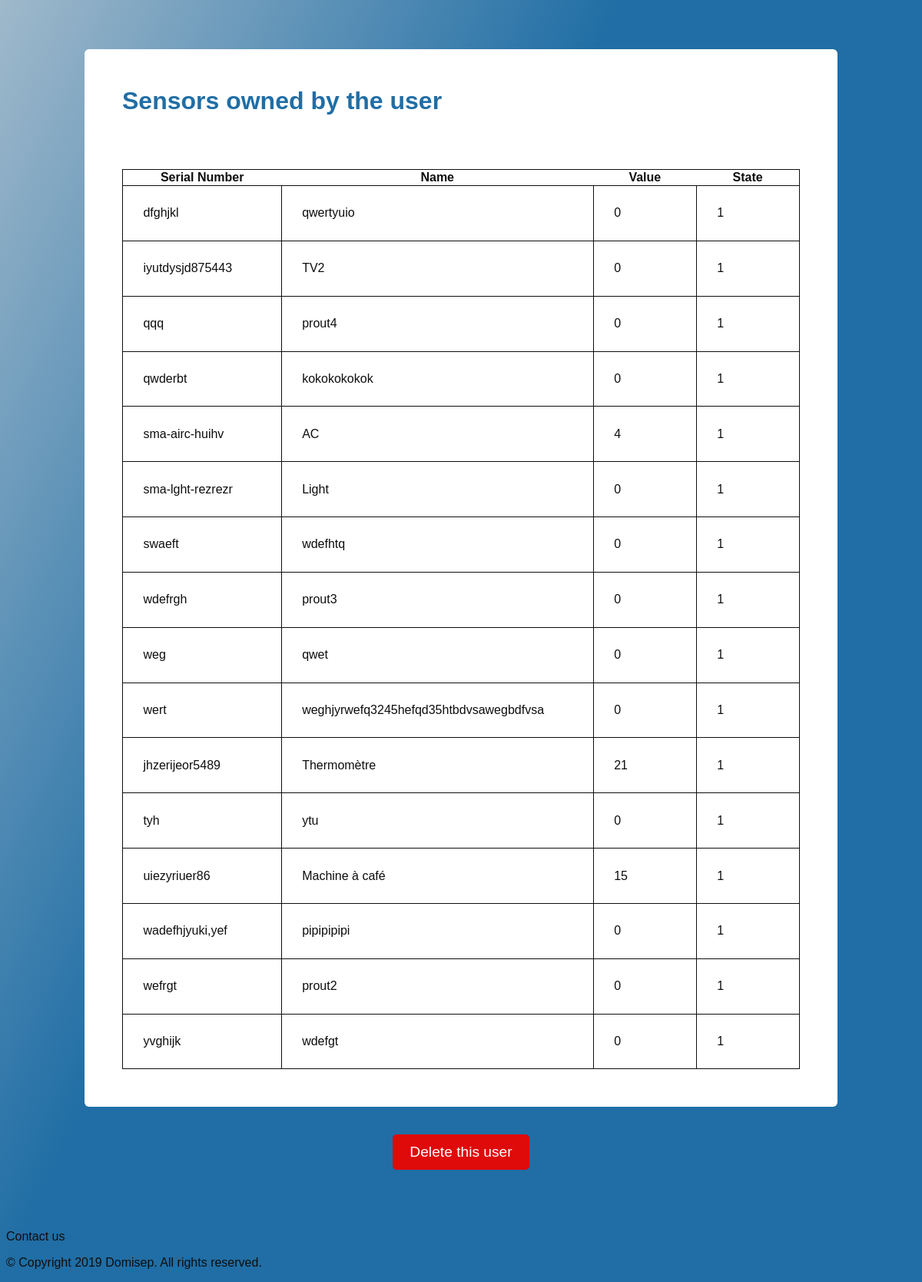
Before: /user-profile.php?id=5 (lower part) with the older database file.
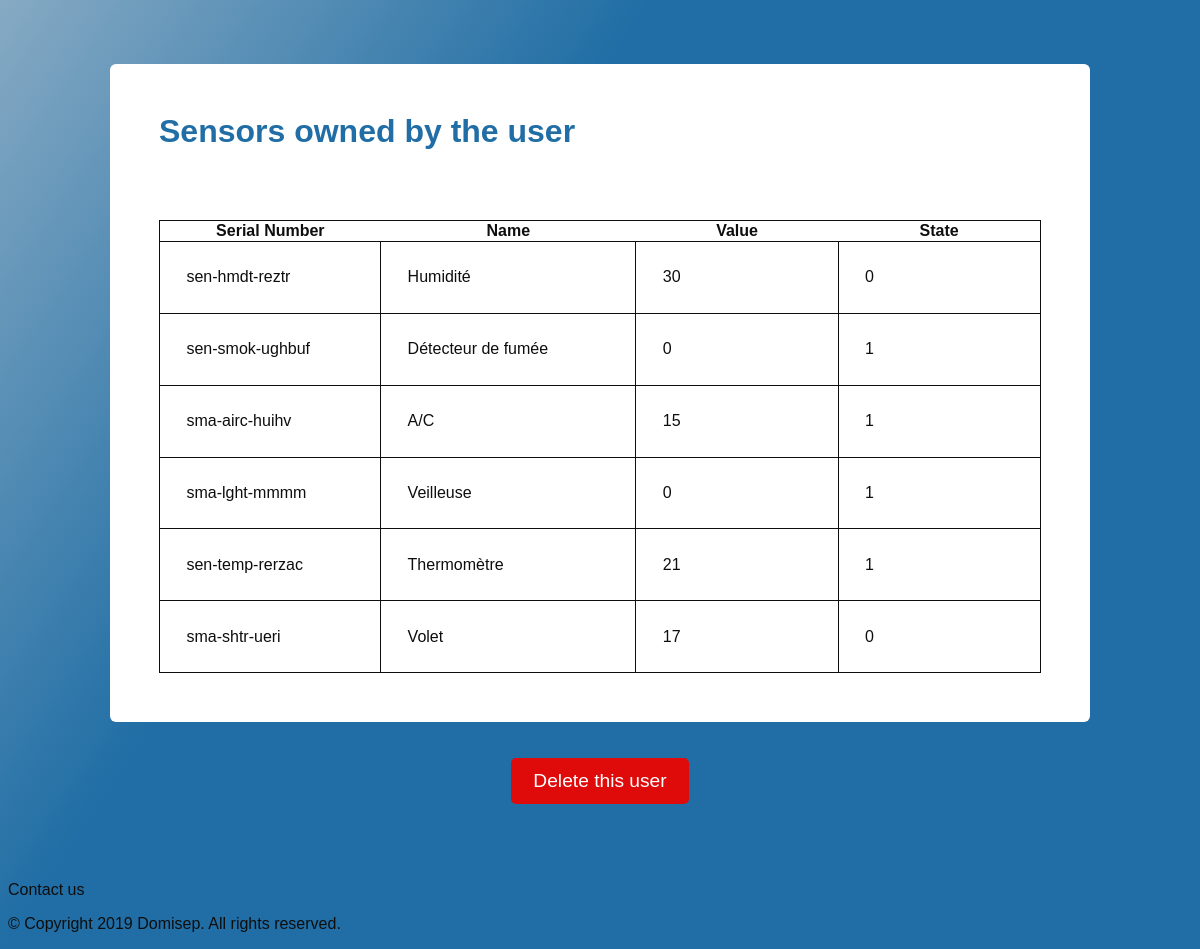
After: the same page with the newer database file.
### tables this page shows
CREATE TABLE `components` (
  `name` varchar(50) NOT NULL,
  `serial_number` varchar(50) NOT NULL,
  `id_room` int(11) NOT NULL,
  `value` float NOT NULL,
  `state` tinyint(1) NOT NULL DEFAULT '1'
);

### www/user-profile.php (the view, shortened to what this page needs)
<?php
$conn = dbconnect();
$your_id = $_GET['id'];
$sql = "SELECT * FROM users WHERE id = $your_id";
$result = mysqli_query($conn, $sql);
$userprofile = array();
if(mysqli_num_rows($result) > 0)
{
  while($userinfo = mysqli_fetch_assoc($result))
  {
    array_push($userprofile, $userinfo);
  }
}
foreach($userprofile as $profile)
{
  echo "";
}
$sql2 = "SELECT * FROM rooms WHERE id_home = $profile[id_home]";
$result2 = mysqli_query($conn, $sql2);
$rooms = array();
if(mysqli_num_rows($result2) > 0)
{
  while($user_rooms = mysqli_fetch_assoc($result2))
  {
    array_push($rooms, $user_rooms);
  }
}
$components = array();
foreach($rooms as $rooms)
{
  $sql3 = "SELECT * FROM components where id_room = $rooms[id]";
  $result3 = mysqli_query($conn, $sql3);
  if(mysqli_num_rows($result3) > 0)
{
  while($user_components = mysqli_fetch_assoc($result3))
  {
    array_push($components, $user_components);
  }
}
}
?>
<!DOCTYPE html>
<html>
<head>
  <link rel="stylesheet" type="text/css" media="screen" href="user-profile.css" />
</head>
<body>
<div id="page-content">
<br><br>
<?php
if ($profile['role'] != 'administrator') {
	?>
  <div class = "sensors_container">
<h1>Sensors owned by the user</h1>
<div class="sensors">
<table id="user_sensors">
<tr id = "title-row">
  <th>Serial Number</th>
  <th>Name</th>
  <th>Value</th>
  <th>State</th>
</tr>
<?php
foreach($components as $components)
{
   echo "<tr><td>". $components['serial_number'] . "<td>". $components['name']. "<td>". $components['value']. "<td>". $components['state']. "</td></tr>";}?>
</table>
</div>
</div>
<form name = "delete_user" method = "post" action = "/delete-user.php">
<br><br>
<div><center>
  <button id = "delete" onclick = "return deleteUser()" name = "delete_user">Delete this user</button>
<center></div>
<br>
</form>
</div>
<?php } ?>
<?php
include 'components/footer/footer.php';
?>
</body>
</html>

### www/components/footer/footer.php
<!DOCTYPE html>
<footer>
  <div>
    <a class="contact-opener">Contact us</a>
    <p>&copy; Copyright <?php echo date("Y"); ?> Domisep. All rights reserved.</p
  </div>
</footer>

### www/style/user-profile.css (style rules this page uses)
body { background-image: linear-gradient(to bottom right, #ddd, #206ea5 50%); font-family: Arial, Helvetica, sans-serif; font-weight: lighter; color: #0E0E0E; }
#page-content { margin:auto; padding:5%; width: 980px; }
h1 { padding-left:5%; padding-top:5%; color: #206ea5; }
.user_info, tr, td { border: 1px solid #ddd; padding: 3%; width: 35%; }
.sensors_container { background-color: #fff; width: 100%; border-radius:6px; margin: auto; margin-top: 3%; color: #0E0E0E; }
.sensors { padding:5%; }
#user_sensors { border-collapse: collapse; }
.user_sensors, tr, td { border: 1px solid #0E0E0E; padding: 3%; width: 5%; }
#title-row { padding-top: 5px; padding-bottom: 5px; }
#delete { padding : 10px 20px 10px 20px; color : #fff; border : 2px solid #df0a0a; border-radius : 5px; background-color : #df0a0a; font-size : 1.2em; -webkit-transition : all 0.15s; transition : all 0.15s; cursor : pointer; }

Changed rows visible on the page:
removed components: serial_number "dfghjkl", name "qwertyuio", value "0", state "1"
removed components: serial_number "iyutdysjd875443", name "TV2", value "0", state "1"
removed components: serial_number "qqq", name "prout4", value "0", state "1"
removed components: serial_number "qwderbt", name "kokokokokok", value "0", state "1"
removed components: serial_number "sma-lght-rezrezr", name "Light", value "0", state "1"
removed components: serial_number "swaeft", name "wdefhtq", value "0", state "1"
removed components: serial_number "wdefrgh", name "prout3", value "0", state "1"
removed components: serial_number "weg", name "qwet", value "0", state "1"
removed components: serial_number "wert", name "weghjyrwefq3245hefqd35htbdvsawegbdfvsa", value "0", state "1"
removed components: serial_number "jhzerijeor5489", name "Thermomètre", value "21", state "1"
removed components: serial_number "tyh", name "ytu", value "0", state "1"
removed components: serial_number "uiezyriuer86", name "Machine à café", value "15", state "1"
removed components: serial_number "wadefhjyuki,yef", name "pipipipipi", value "0", state "1"
removed components: serial_number "wefrgt", name "prout2", value "0", state "1"
removed components: serial_number "yvghijk", name "wdefgt", value "0", state "1"
added components: serial_number "sen-hmdt-reztr", name "Humidité", value "30", state "0"
added components: serial_number "sen-smok-ughbuf", name "Détecteur de fumée", value "0", state "1"
changed components "sma-airc-huihv": name "AC" → "A/C"; value "4" → "15"
added components: serial_number "sma-lght-mmmm", name "Veilleuse", value "0", state "1"
added components: serial_number "sen-temp-rerzac", name "Thermomètre", value "21", state "1"
added components: serial_number "sma-shtr-ueri", name "Volet", value "17", state "0"
